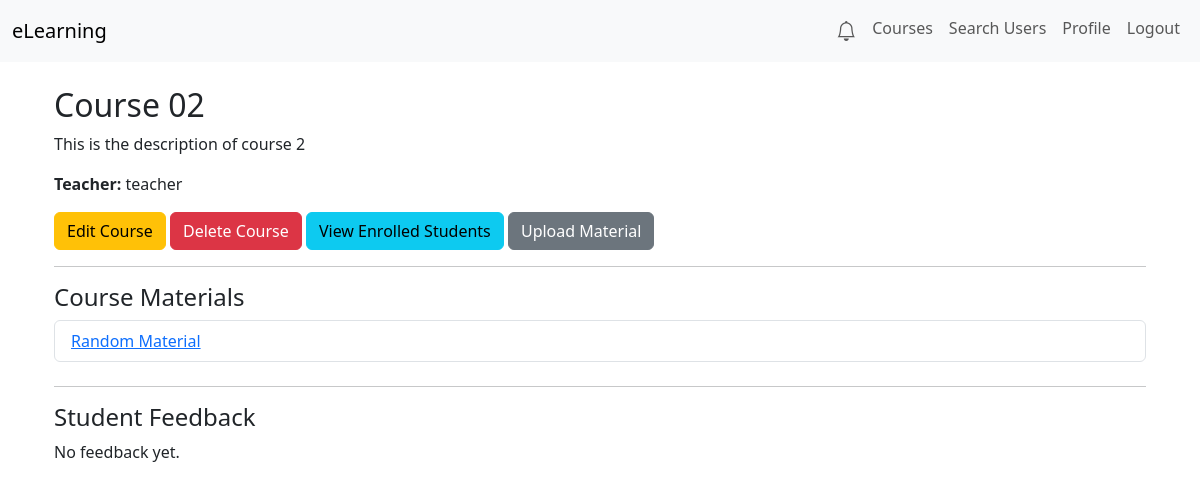
/courses/2/ (signed in), run on an earlier commit of the app's database.
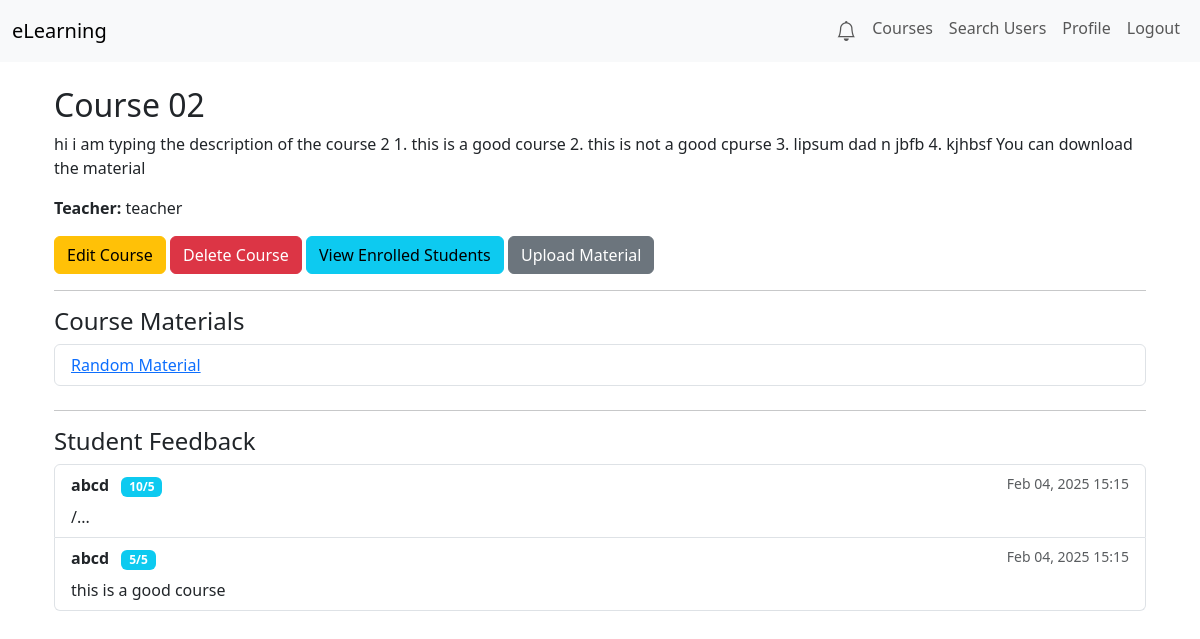
And on a later commit of the database.
### courses/models.py (models this page shows, shortened)
class Course(models.Model):
    title = models.CharField(max_length=200)
    description = models.TextField()
    teacher = models.ForeignKey(
        settings.AUTH_USER_MODEL,
        on_delete=models.CASCADE,
        related_name='courses'
    )
    created_at = models.DateTimeField(auto_now_add=True)

class CourseMaterial(models.Model):
    course = models.ForeignKey(
        Course,
        on_delete=models.CASCADE,
        related_name='materials'
    )
    title = models.CharField(max_length=200)
    file = models.FileField(upload_to=course_material_upload_path)
    uploaded_at = models.DateTimeField(auto_now_add=True)

class Feedback(models.Model):
    course = models.ForeignKey(
        Course,
        on_delete=models.CASCADE,
        related_name='feedbacks'
    )
    student = models.ForeignKey(
        settings.AUTH_USER_MODEL,
        on_delete=models.CASCADE,
        related_name='feedbacks'
    )
    comment = models.TextField()
    rating = models.PositiveIntegerField(default=5)
    created_at = models.DateTimeField(auto_now_add=True)

### users/models.py (models this page shows, shortened)
class CustomUser(AbstractUser):
    STUDENT = 'Student'
    TEACHER = 'Teacher'
    ROLE_CHOICES = [
        (STUDENT, 'Student'),
        (TEACHER, 'Teacher'),
    ]
    real_name = models.CharField(max_length=150, blank=True)
    profile_picture = models.ImageField(upload_to='profile_pics/', null=True, blank=True)
    role = models.CharField(max_length=7, choices=ROLE_CHOICES, default=STUDENT)
    status = models.CharField(max_length=255, blank=True, null=True)

### courses/views.py (the view)
# urls.py: path('<int:course_id>/', views.course_detail, name='course-detail'),
@login_required
def course_detail(request, course_id):
    course = get_object_or_404(Course, id=course_id)
    is_enrolled = False
    if request.user.role == 'Student':
        is_enrolled = Enrollment.objects.filter(student=request.user, course=course).exists()
    materials = None
    if is_enrolled or (request.user == course.teacher):
        materials = course.materials.all()
    feedback_list = course.feedbacks.select_related('student').order_by('-created_at')
    return render(request, 'courses/course_detail.html', {
        'course': course,
        'is_enrolled': is_enrolled,
        'materials': materials,
        'feedback_list': feedback_list,
    })

### users/context_processors.py (called while the page is built)
def unread_notifications(request):
    if request.user.is_authenticated:
        count = request.user.notifications.filter(is_read=False).count()
        return {'unread_count': count}
    else:
        return {'unread_count': 0}

### courses/templates/courses/course_detail.html (shortened to what this page needs)
{% extends "base.html" %}
{% load static %}
{% block content %}
<div class="container mt-4">
    <h2>{{ course.title }}</h2>
    <p>{{ course.description }}</p>
    <p><strong>Teacher:</strong> {{ course.teacher.real_name }}</p>
    {% if user.role == 'Teacher' and user == course.teacher %}
        <div class="mb-3">
            <a href="{% url 'courses:update-course' course_id=course.id %}" class="btn btn-warning">Edit Course</a>
            <a href="{% url 'courses:delete-course' course_id=course.id %}" class="btn btn-danger">Delete Course</a>
            <a href="{% url 'courses:view-enrolled-students' course_id=course.id %}" class="btn btn-info">View Enrolled Students</a>
            <a href="{% url 'courses:upload-material' course_id=course.id %}" class="btn btn-secondary">Upload Material</a>
        </div>
    {% endif %}
    <hr>
    <h4>Course Materials</h4>
    {% if materials %}
        <ul class="list-group mb-4">
            {% for material in materials %}
                <li class="list-group-item">
                    <a href="{{ material.file.url }}" target="_blank">{{ material.title }}</a>
                </li>
            {% endfor %}
        </ul>
    {% else %}
        <p>No materials uploaded yet or you aren't enrolled.</p>
    {% endif %}
    <hr>
    <h4>Student Feedback</h4>
    {% if feedback_list %}
        <ul class="list-group">
            {% for fb in feedback_list %}
                <li class="list-group-item">
                    <small class="text-muted float-end">
                        {{ fb.created_at|date:"M d, Y H:i" }}
                    </small>
                    <strong>{{ fb.student.username }}</strong>
                    {% if fb.rating %}
                        <span class="badge bg-info ms-2">{{ fb.rating }}/5</span>
                    {% endif %}
                    <p class="mb-0 mt-2">{{ fb.comment }}</p>
                </li>
            {% endfor %}
        </ul>
    {% else %}
        <p>No feedback yet.</p>
    {% endif %}
</div>
{% endblock %}

What changed in the data, as far as the page shows it:
changed Course "Course 02": description "This is the description of course 2" → "hi i am typing the description of the course 2 1. this is a good course 2. this is not a good cpurse 3. lipsum dad n jbfb 4. kjhbsf You can download the material"
added Feedback: created_at "Feb 04, 2025 15:15", student.username "abcd", rating "10", comment "/..."
added Feedback: created_at "Feb 04, 2025 15:15", student.username "abcd", rating "5", comment "this is a good course"
Also different on the page:
text no longer shown: "No feedback yet."
